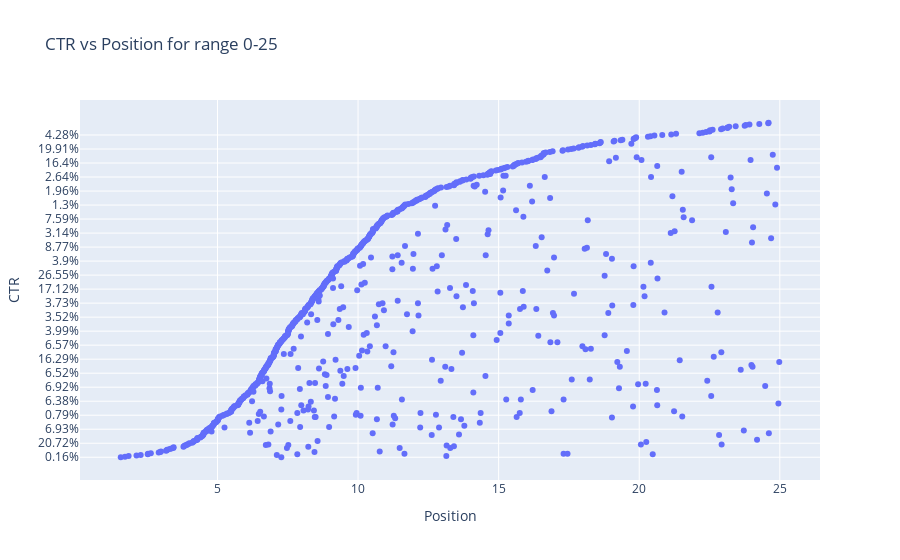
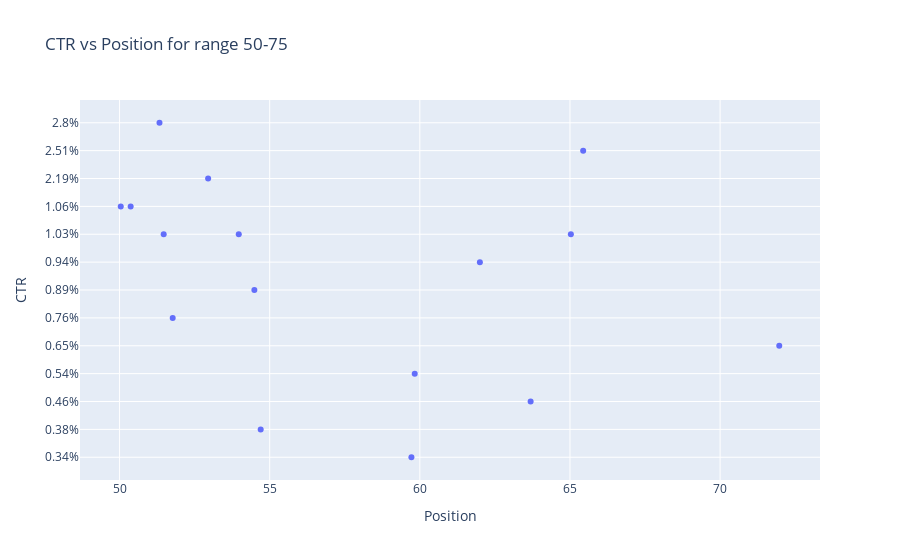

The code cell stored with these charts, in order, in its notebook:
### Code cell
import pandas as pd
import matplotlib.pyplot as plt
from ipywidgets import interact, Dropdown
import plotly.express as px

# Assuming df_pages is already defined and available in the environment.

# Generate a function to filter the dataframe based on the position range and create an interactive plot.
def plot_position_range(range_selection):
    if range_selection == '0-25':
        df_filtered = df_pages[(df_pages['Position'] >= 0) & (df_pages['Position'] <= 25)]
    elif range_selection == '25-50':
        df_filtered = df_pages[(df_pages['Position'] > 25) & (df_pages['Position'] <= 50)]
    elif range_selection == '50-75':
        df_filtered = df_pages[(df_pages['Position'] > 50) & (df_pages['Position'] <= 75)]
    else: 
        df_filtered = df_pages[(df_pages['Position'] > 75) & (df_pages['Position'] <= 100)]

    fig = px.scatter(df_filtered, x='Position', y='CTR', hover_data=['Top pages'], title=f'CTR vs Position for range {range_selection}')
    fig.update_traces(textposition='top center')
    fig.update_layout(showlegend=False)
    fig.show()
    filename = f'CTR_vs_Position_{range_selection}.html'
    fig.write_html(filename)
    print(f'Plot saved as {filename}')
# Dropdown widget for the position ranges.
dropdown = Dropdown(options=['0-25', '25-50', '50-75', '75-100'], value='0-25', description='Position Range')

# The interactive widget.
interact(plot_position_range, range_selection=dropdown)

### Figure 1 — Plotly figure (JSON) as saved in the notebook; plotly's stock layout.template omitted (floating-point values rounded to 4 significant figures; data arrays with more than 128 entries replaced by an {"elided": "..."} marker saying what was removed)
{"data": [{"customdata": {"elided": "865x1 str values"}, "hovertemplate": "Position=%{x}<br>CTR=%{y}<br>Top pages=%{customdata[0]}<extra></extra>", "legendgroup": "", "marker": {"color": "#636efa", "symbol": "circle"}, "mode": "markers", "name": "", "orientation": "h", "showlegend": false, "textposition": "top center", "type": "scatter", "x": {"elided": "865 float values"}, "xaxis": "x", "y": {"elided": "865 str values"}, "yaxis": "y"}], "layout": {"legend": {"tracegroupgap": 0}, "showlegend": false, "title": {"text": "CTR vs Position for range 0-25"}, "xaxis": {"anchor": "y", "domain": [0, 1], "title": {"text": "Position"}}, "yaxis": {"anchor": "x", "domain": [0, 1], "title": {"text": "CTR"}}}}

### Figure 2 — Plotly figure (JSON) as saved in the notebook; plotly's stock layout.template omitted (floating-point values rounded to 4 significant figures)
{"data": [{"customdata": [["https://www.511tactical.com/types-of-holsters-for-concealed-carry"], ["https://www.511tactical.com/mens/mens-training.html"], ["https://www.511tactical.com/mens/mens-shirts/button-ups.html"], ["https://www.511tactical.com/womens/womens-shorts.html"], ["https://www.511tactical.com/accessories/slings-holsters.html"], ["https://www.511tactical.com/womens/womens-shirts.html"], ["https://www.511tactical.com/professional-polo-long-sleeve.html"], ["https://www.511tactical.com/mens/mens-pants/mens-chino-pants.html"], ["https://www.511tactical.com/womens/plus-size-clothing/pants.html"], ["https://www.511tactical.com/mens/mens-outerwear/base-layers.html"], ["https://www.511tactical.com/footwear/boots/work-boots.html"], ["https://www.511tactical.com/mens/mens-shorts.html"], ["https://www.511tactical.com/work-pants.html"], ["https://www.511tactical.com/mens/mens-shirts/mens-polo-shirts.html"], ["https://www.511tactical.com/fr-utility-stretch-shirt.html"], ["https://www.511tactical.com/mens/mens-outerwear/mens-high-visibility-jackets.html"]], "hovertemplate": "Position=%{x}<br>CTR=%{y}<br>Top pages=%{customdata[0]}<extra></extra>", "legendgroup": "", "marker": {"color": "#636efa", "symbol": "circle"}, "mode": "markers", "name": "", "orientation": "h", "showlegend": false, "textposition": "top center", "type": "scatter", "x": [59.72, 54.7, 63.69, 59.83, 71.97, 51.77, 54.49, 62, 53.97, 65.03, 51.47, 50.04, 50.37, 52.95, 65.44, 51.33], "xaxis": "x", "y": ["0.34%", "0.38%", "0.46%", "0.54%", "0.65%", "0.76%", "0.89%", "0.94%", "1.03%", "1.03%", "1.03%", "1.06%", "1.06%", "2.19%", "2.51%", "2.8%"], "yaxis": "y"}], "layout": {"legend": {"tracegroupgap": 0}, "showlegend": false, "title": {"text": "CTR vs Position for range 50-75"}, "xaxis": {"anchor": "y", "domain": [0, 1], "title": {"text": "Position"}}, "yaxis": {"anchor": "x", "domain": [0, 1], "title": {"text": "CTR"}}}}
